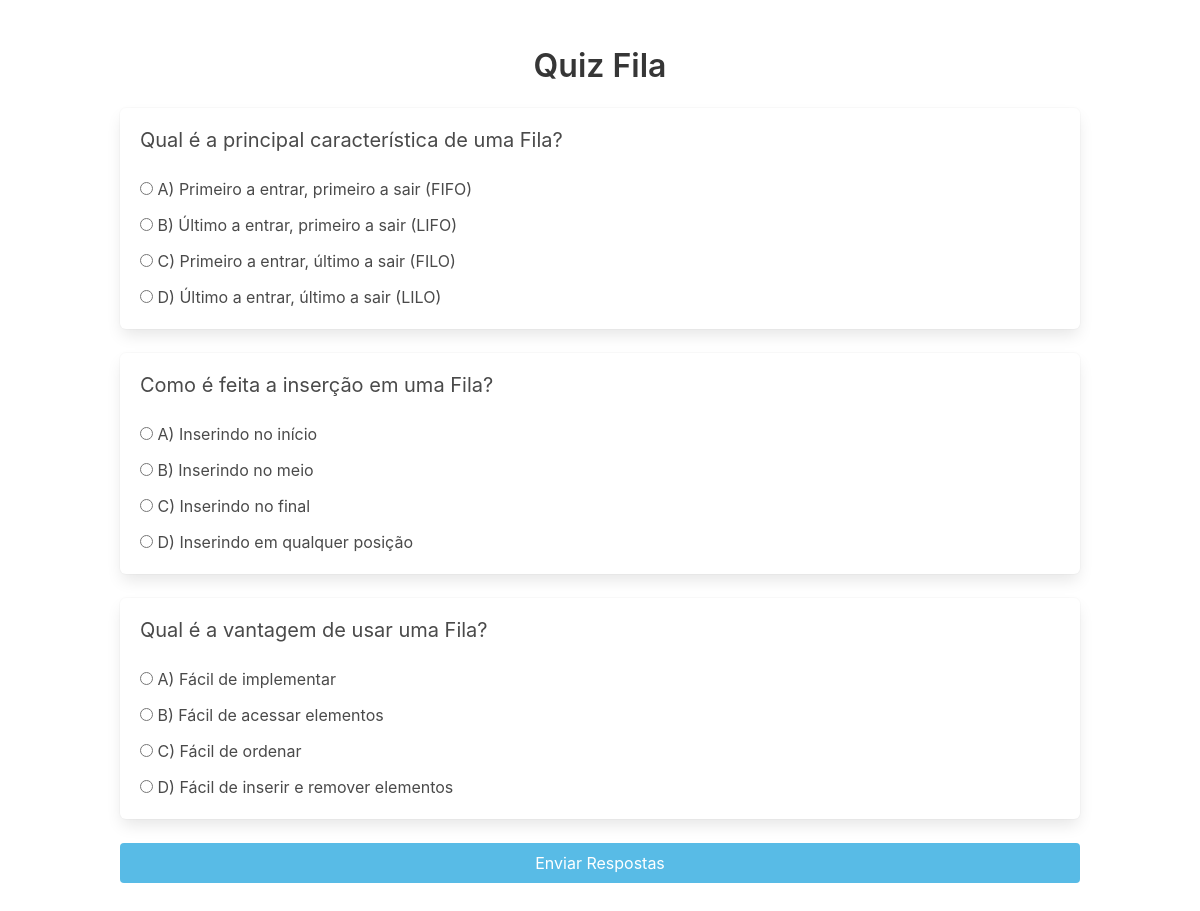
/quiz/quizFila.php, run on the app's committed database.
### tables this page shows
CREATE TABLE questions (
    id INT PRIMARY KEY AUTO_INCREMENT,
    class_id INT,
    question VARCHAR(255) NOT NULL,
    a VARCHAR(255) NOT NULL,
    b VARCHAR(255) NOT NULL,
    c VARCHAR(255) NOT NULL,
    d VARCHAR(255) NOT NULL,
    correct CHAR(1) NOT NULL,
    FOREIGN KEY (class_id) REFERENCES class(id) ON DELETE CASCADE
);

### funcoes/Model/Database.php (called while the page is built, shortened)
<?php
class Database
{
    private $host;
    private $user;
    private $password;
    private $database;
    public function __construct($host, $user, $password, $database)
    {
        $this->host = $host;
        $this->user = $user;
        $this->password = $password;
        $this->database = $database;
    }
    public function connect()
    {
        return mysqli_connect($this->host, $this->user, $this->password, $this->database);
    }
    public function getQuestions($classId)
    {
        $conn = $this->connect();
        $sql = "SELECT * FROM questions WHERE class_id = " . $classId;
        $result = $conn->query($sql);
        return $result;
    }
}

### funcoes/Controller/Controller.php (called while the page is built, shortened)
<?php
require_once(__DIR__ . "/../Model/Database.php");
require_once(__DIR__ . "/../Model/Question.php");
class Controller
{
    private $database;
    public function __construct()
    {
        $this->database = new Database("127.0.0.1", "root", "", "estruturadados");
    }
    public function getQuestions($classId)
    {
        $result = $this->database->getQuestions($classId);
        $questions = [];
        while ($row = $result->fetch_assoc()) {
            $questions[] = new Question($row['question'], $row['a'], $row['b'], $row['c'], $row['d'], $row['correct']);
        }
        if (count($questions) > 3) {
            $randomKeys = array_rand($questions, 3);
            $randomQuestions = [];
            foreach ($randomKeys as $key) {
                $randomQuestions[] = $questions[$key];
            }
            return $randomQuestions;
        }
        return $questions;
    }
}

### funcoes/Model/Question.php (called while the page is built, shortened)
<?php
class Question
{
    private $question;
    private $optionA;
    private $optionB;
    private $optionC;
    private $optionD;
    public function __construct($question, $optionA, $optionB, $optionC, $optionD, $correctAnswer)
    {
        $this->question = $question;
        $this->optionA = $optionA;
        $this->optionB = $optionB;
        $this->optionC = $optionC;
        $this->optionD = $optionD;
    }
    public function getQuestion()
    {
        return $this->question;
    }
    public function getOptionA()
    {
        return $this->optionA;
    }
    public function getOptionB()
    {
        return $this->optionB;
    }
    public function getOptionC()
    {
        return $this->optionC;
    }
    public function getOptionD()
    {
        return $this->optionD;
    }
}
?>

### quiz/quizFila.php (the view, shortened to what this page needs)
<?php
    require_once "../funcoes/Controller/Controller.php";
    $controller = new Controller();
?>
<!DOCTYPE html>
<html lang="pt-BR">
<head>
    <link rel="stylesheet" href="https://cdn.jsdelivr.net/npm/bulma@0.9.3/css/bulma.min.css">
</head>
<body>
<section class="section">
    <div class="container">
        <h1 class="title has-text-centered">Quiz Fila</h1>
        <form method="POST" action="resultado.php">
            <?php
                $questions = $controller->getQuestions(4);
                foreach($questions as $index => $question) {
                    echo "<div class='box'>";
                    echo "<p class='subtitle'>".$question->getQuestion()."</p>";
                    echo "<div class='field'>";
                    echo "<label class='radio'><input type='radio' name='q$index' value='A'> A) ".$question->getOptionA()."</label>";
                    echo "</div>";
                    echo "<div class='field'>";
                    echo "<label class='radio'><input type='radio' name='q$index' value='B'> B) ".$question->getOptionB()."</label>";
                    echo "</div>";
                    echo "<div class='field'>";
                    echo "<label class='radio'><input type='radio' name='q$index' value='C'> C) ".$question->getOptionC()."</label>";
                    echo "</div>";
                    echo "<div class='field'>";
                    echo "<label class='radio'><input type='radio' name='q$index' value='D'> D) ".$question->getOptionD()."</label>";
                    echo "</div>";
                    echo "</div>";
                }
            ?>
            <div class="field">
                <div class="control">
                    <button type="submit" class="button is-primary is-fullwidth" style="background-color: #58bbe6">Enviar Respostas</button>
                </div>
            </div>
        </form>
    </div>
</section>
</body>
</html>

### data on the page
questions: question "Qual é a principal característica de uma Fila?", a "Primeiro a entrar, primeiro a sair (FIFO)", b "Último a entrar, primeiro a sair (LIFO)", c "Primeiro a entrar, último a sair (FILO)", d "Último a entrar, último a sair (LILO)"
questions: question "Como é feita a inserção em uma Fila?", a "Inserindo no início", b "Inserindo no meio", c "Inserindo no final", d "Inserindo em qualquer posição"
questions: question "Qual é a vantagem de usar uma Fila?", a "Fácil de implementar", b "Fácil de acessar elementos", c "Fácil de ordenar", d "Fácil de inserir e remover elementos"
